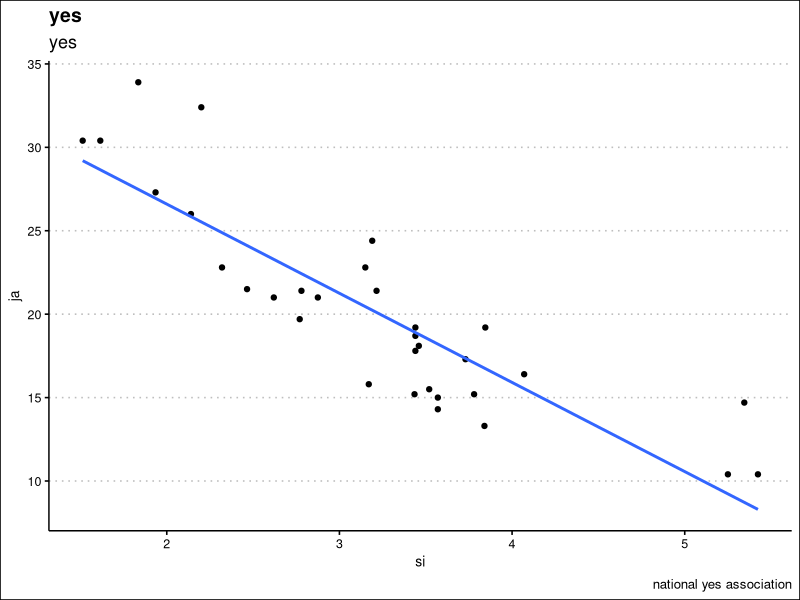

R code for this plot:
## ---- chunk 1
knitr::opts_chunk$set(echo = FALSE)
library(tidyverse)
library(ggthemes)

# Learn more about creating websites with Distill at:
# https://rstudio.github.io/distill/website.html

# Learn more about publishing to GitHub Pages at
# https://rstudio.github.io/distill/publish_website.html#github-pages

## ---- chunk 2
mtcars %>% 
select(mpg, wt) %>% 
ggplot(mapping = aes(x = wt, y = mpg))+
geom_point()+
geom_smooth(method = "lm", formula = y ~ x, se = FALSE)+
theme_clean()+
labs(title = "yes", subtitle = "yes", x = "si", y = "ja", 
caption = "national yes association")

